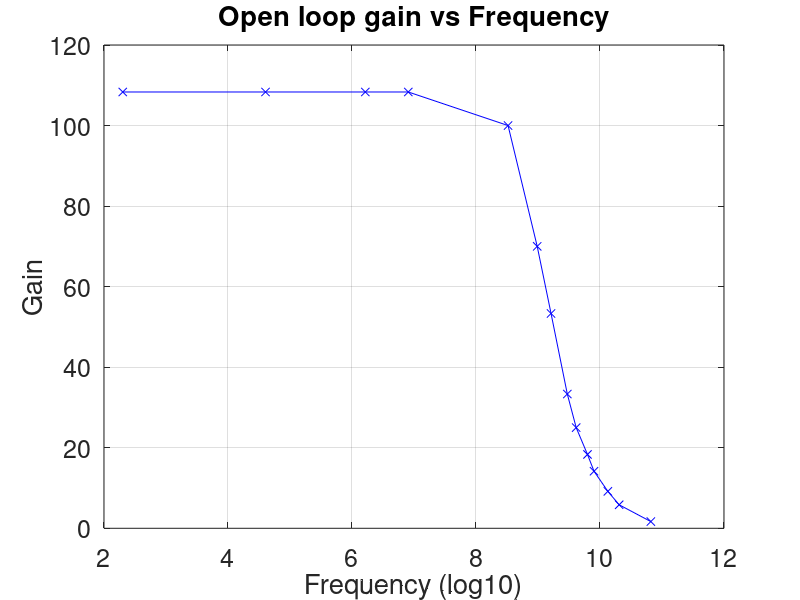
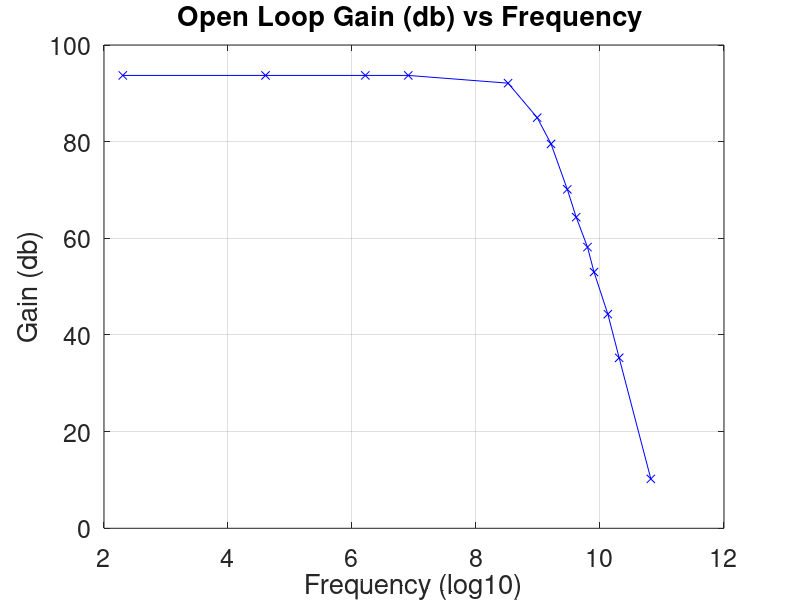
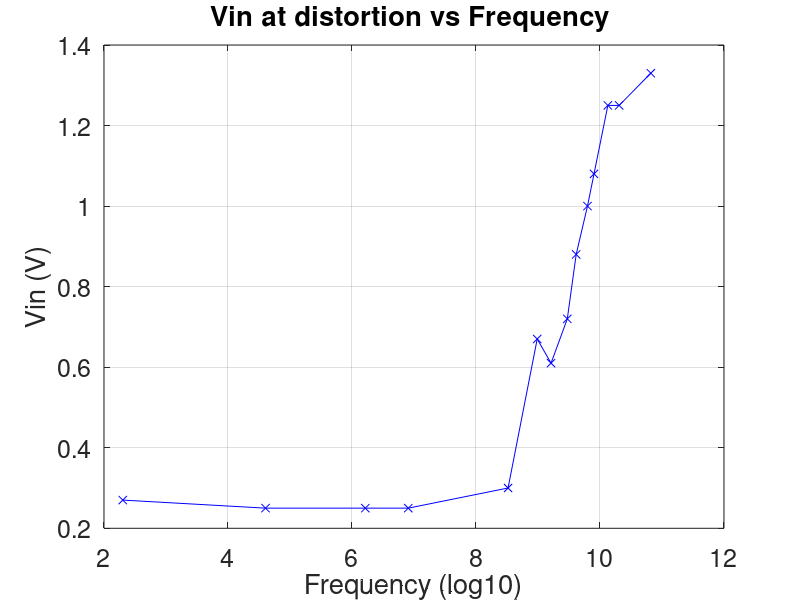

The MATLAB script that drew these images, in order:
%%% TEMPLATE MATLAB CODE FOR PLOTTING GRAPHS %%%%%

clc;
close all;
clear all;

freq = [0.01	0.1	0.5	1	5	8	10	13	15	18	20	25	30	50] * 1e3
v_in = [120 120 120 120 120 120 120 120 120 120 120 120 120 120] * 1e-3
v_in_distortion = [270	250	250	250	300	670	610	720	880	1000 1080 1250 1250 1330] * 1e-3
v_out = [13.0 13.0 13.0 13.0 12.0 8.4	6.4	4.0	3.0	2.2	1.7	1.1	0.7	0.2]
phase = [180.0 180.0 175.0 167.0 115.0 74.5 56.5 38.0 28.5 18.1 11.0 0.0 -1.8 -33.8]
gain = v_out./v_in
gain_db = 20*log(gain)
log_freq = log(freq)

%gain vs freq (log scale)
figure(1);
plot(log_freq,gain,'-xb'); % DATA POINTS (CROSSES) PLUS CONNECTING LINE
xlabel('Frequency (log10)','Fontsize',24);
ylabel('Gain','Fontsize',24);
title('Open loop gain vs Frequency','Fontsize',24);
set(gca,'Fontsize',18);
grid on;

% gain (db) vs freq
figure(2);
plot(log_freq, gain_db,'-xb'); 
xlabel('Frequency (log10)','Fontsize',24);
ylabel('Gain (db)','Fontsize',24);
title('Open Loop Gain (db) vs Frequency ','Fontsize',24);
set(gca,'Fontsize',18);
grid on;

% open loop phase vs freq
figure(3);
plot(log_freq, phase,'-xb'); 
xlabel('Frequency (log10)','Fontsize',24);
ylabel('Phase','Fontsize',24);
title('Open Loop Phase vs Frequency ','Fontsize',24);
set(gca,'Fontsize',18);
grid on;

% Vi at onset of distortion vs freq
figure(3);
plot(log_freq, v_in_distortion,'-xb'); % X-AXIS IS LOGARITHMIC, Y-AXIS IS LINEAR
xlabel('Frequency (log10)','Fontsize',24);
ylabel('Vin (V)','Fontsize',24);
title('Vin at distortion vs Frequency ','Fontsize',24);
set(gca,'Fontsize',18);
grid on;